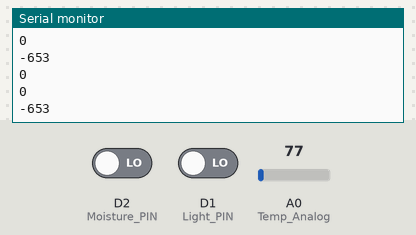
The sketch below on a simulated ESP8266 (NodeMCU). Parts: the last lines printed to the serial monitor. The test bench sets the inputs (shaded band); at power-on: A0 (Temp_Analog) = 77, D2 (Moisture_PIN) LOW, D1 (Light_PIN) LOW.

Above: at 1.3 s.
1.4 s: A0 (Temp_Analog) set to 92
At 1.9 s:
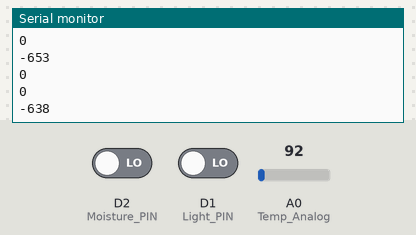
2.9 s: D2 (Moisture_PIN) driven HIGH
4.4 s: A0 (Temp_Analog) set to 107
At 4.9 s:
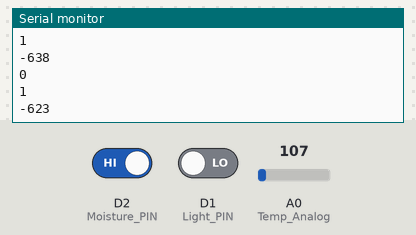
Timing chart, 0 to 7.4 s (numbered marks = the images above; inputs shaded):
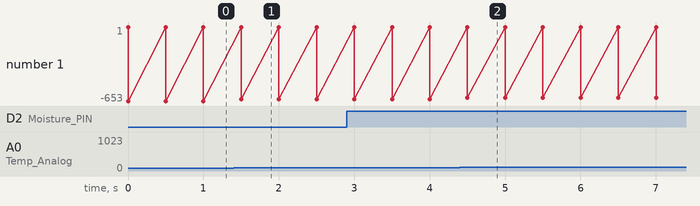

Measured:
- after the input at 1.4 s, the serial monitor: prints a new line after 0.10 s (image 1)
- after the input at 4.4 s, the serial monitor: prints a new line after 0.10 s (image 2)
- plotted number 1: -653 → -638 after the input at 1.4 s, -638 → -623 after the input at 4.4 s

The sketch:

NodeMCU.ino
```cpp
const unsigned int Light_PIN = D1;
const unsigned int Moisture_PIN = D2;
const unsigned int Temp_Analog = A0;

void setup(){
  Serial.begin(9600);
  pinMode(Light_PIN, INPUT);
  pinMode(Moisture_PIN, INPUT);
  pinMode(Temp_Analog, INPUT);
}

void loop(){
//Temprature Sensor
  int temprature = analogRead (Temp_Analog) - 730;
//Moisture Sensor
  int Moisture = digitalRead(Moisture_PIN);
//Light Blocking
  int LDR = digitalRead(Light_PIN);
  //Serial.println("LDR:");
  Serial.println(LDR);
  //Serial.println("Moisture:");
  Serial.println(Moisture);
  //Serial.println("Temp:");
  Serial.println(temprature);
  delay(500);
}


//#include <PubSubClient.h>
//#include "ThingsBoard.h"
//#include <ESP8266WiFi.h>
//
//#define WIFI_AP             "SinaR"
//#define WIFI_PASSWORD       "0420sina"
//#define TOKEN               "ESP8266"
//#define THINGSBOARD_SERVER  "192.168.43.199"
//
//WiFiClient espClient;
//ThingsBoard tb(espClient);
//int status = WL_IDLE_STATUS;
//
//void setup()
//{
//  Serial.begin(9600);
//  WiFi.begin(WIFI_AP, WIFI_PASSWORD);
//  InitWiFi();
//}
//
//void loop()
//{
//  delay(500);
//
//  if (WiFi.status() != WL_CONNECTED) {
//    reconnect();
//  }
//  if (!tb.connected()) {
//    Serial.print("Connecting to: ");
//    Serial.print(THINGSBOARD_SERVER);
//    Serial.print(" with token ");
//    Serial.println(TOKEN);
//    if (!tb.connect(THINGSBOARD_SERVER,TOKEN)) {
//      Serial.println("Failed to connect");
//      return;
//    }
//  }
//
//  Serial.println("Sending data...");
//  int temprature = analogRead (Temp_Analog);
//  int Moisture = digitalRead(Moisture_PIN);
//  int LDR = digitalRead(Light_PIN);
//  tb.sendTelemetryInt("temperature", temprature);
//  tb.sendTelemetryInt("moisture", Moisture);
//  tb.sendTelemetryInt("light", LDR);
//  tb.loop();
//}
//
//void InitWiFi()
//{
//  Serial.println("Connecting to AP ...");
//  WiFi.begin(WIFI_AP, WIFI_PASSWORD);
//  while (WiFi.status() != WL_CONNECTED) {
//    delay(500);
//    Serial.print(".");
//  }
//  Serial.println("Connected to AP");
//}
//
//void reconnect() {
//  status = WiFi.status();
//  if ( status != WL_CONNECTED) {
//    WiFi.begin(WIFI_AP, WIFI_PASSWORD);
//    while (WiFi.status() != WL_CONNECTED) {
//      delay(500);
//      Serial.print(".");
//    }
//    Serial.println("Connected to AP");
//  }
//}
```
